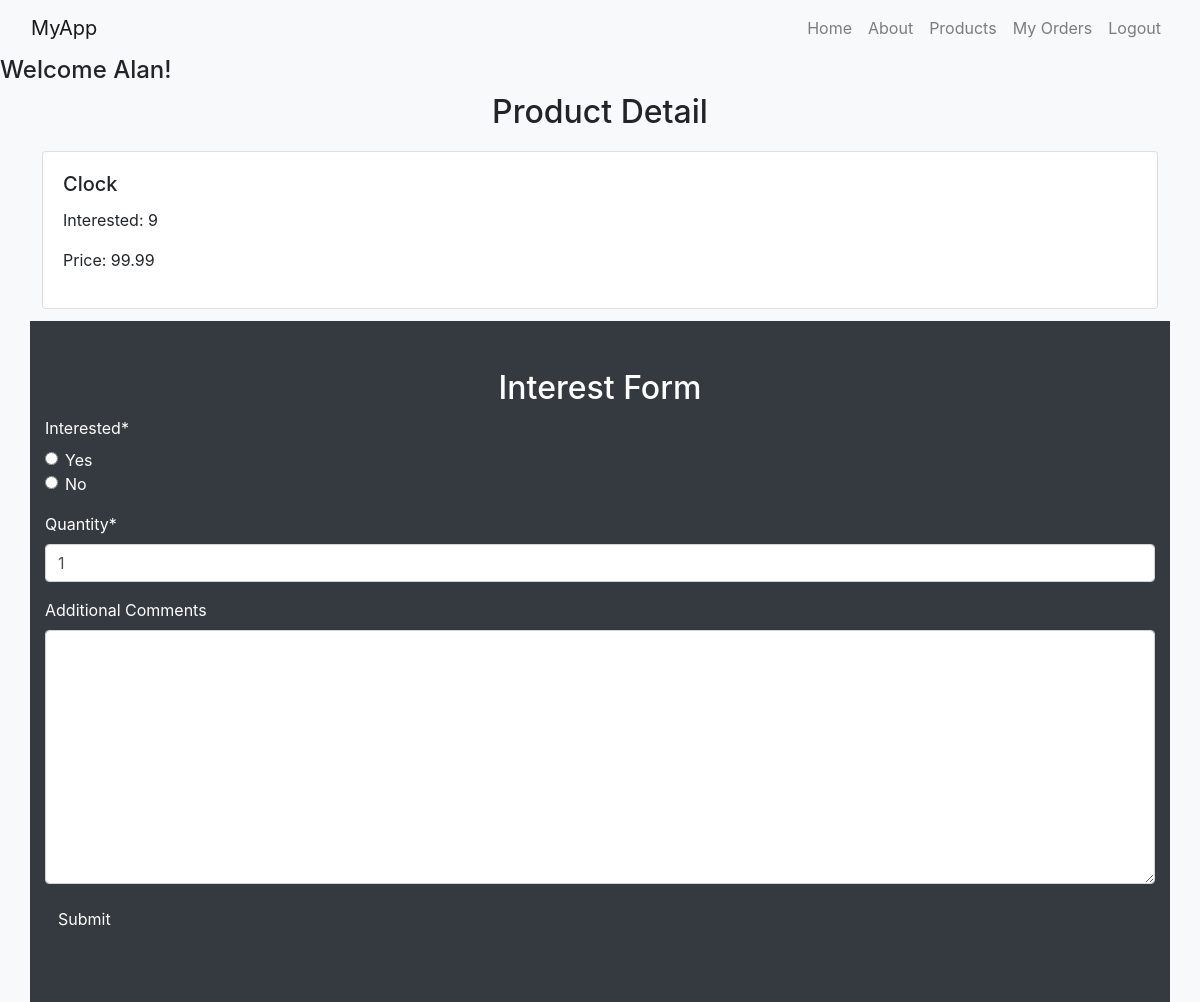
Page /myapp/products/1/ (signed in) on the earlier database version.
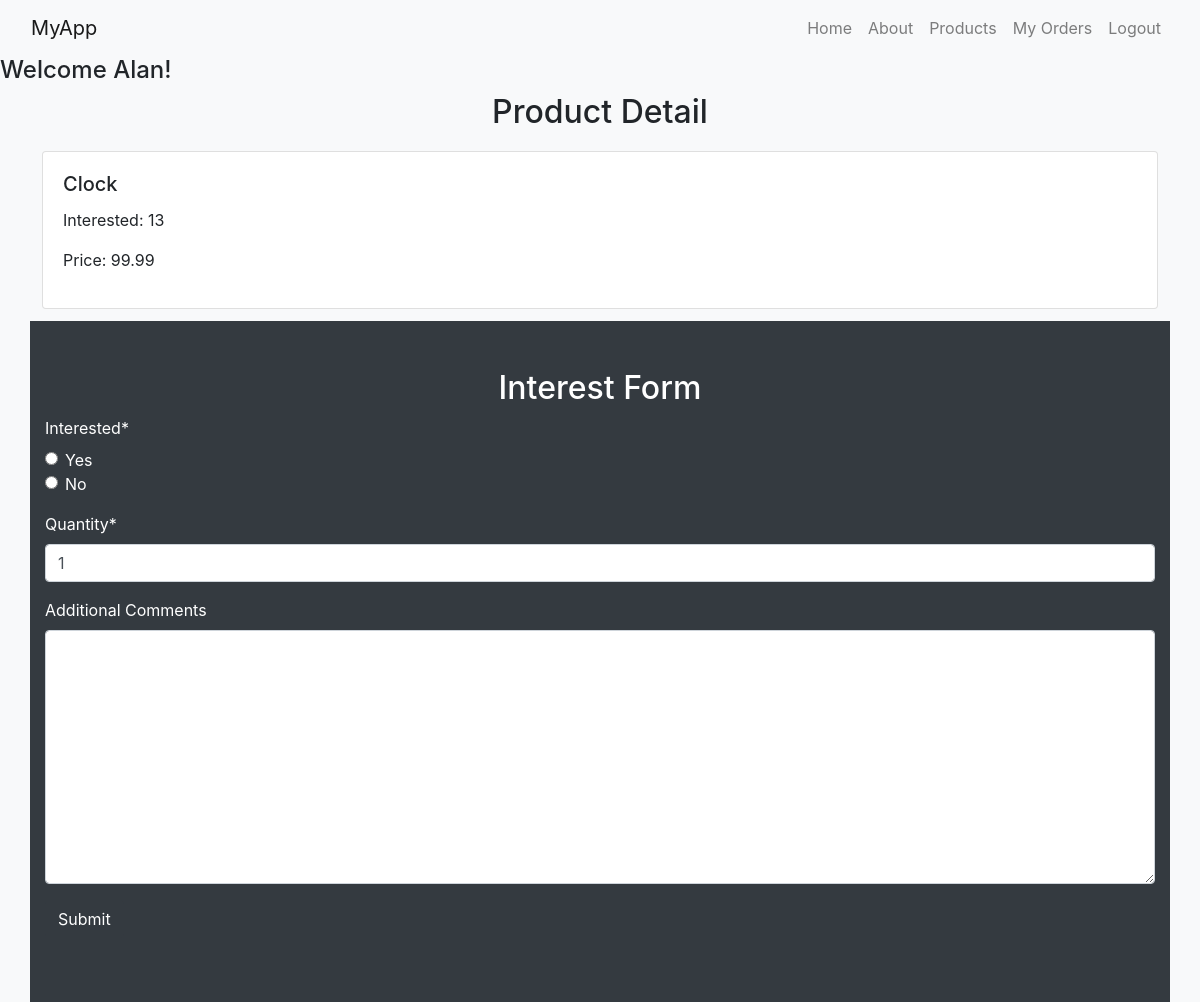
Same page on the later database version.
### myapp/models.py (models this page shows, shortened)
class Product(models.Model):
    category = models.ForeignKey(Category, related_name='products', on_delete=models.CASCADE)
    name = models.CharField(max_length=200)
    price = models.DecimalField(max_digits=10, decimal_places=2)
    stock = models.PositiveIntegerField(default=100, validators=[MinValueValidator(0), MaxValueValidator(1000)])
    available = models.BooleanField(default=True)
    description = models.TextField(blank=True)
    interested = models.PositiveIntegerField(default=0)

### myapp/views.py (the view)
# urls.py: path(r'products/<int:prod_id>/', views.product_detail, name='product_detail'),
@login_required(login_url='/myapp/login/')
def product_detail(request, prod_id):
    product = get_object_or_404(Product, id=prod_id)
    print("prod det")
    if request.method == 'POST':
        form = InterestForm(request.POST)
        if form.is_valid():
            form_prod = form.cleaned_data
            if form_prod["interested"] == "1":
                product.interested = product.interested + 1
                product.save()
                return HttpResponseRedirect('/myapp/')
    else:
        form = InterestForm()
    return render(request, 'myapp/product_detail.html', {'form': form, 'product': product})

### myapp/forms.py
class InterestForm(forms.Form):
    CHOICES_INT = (
        ("1", "Yes"),
        ("0", "No"),
    )
    interested = forms.ChoiceField(choices=CHOICES_INT, widget=forms.RadioSelect)
    quantity = forms.IntegerField(min_value=1, initial=1)
    comments = forms.CharField(widget=forms.Textarea, required=False, label='Additional Comments')

### myapp/templates/myapp/product_detail.html (shortened to what this page needs)
<head>
    <link rel="stylesheet" href="https://stackpath.bootstrapcdn.com/bootstrap/4.4.1/css/bootstrap.min.css"
>
</head>
{% extends 'myapp/base.html' %}
{% block body_block %}
    {% load crispy_forms_tags %}
    <h2 class="text-center">Product Detail</h2>
    {% if product.stock > 0 %}
        <div class="container" style="padding: 1%">
            <div class="card">
                <div class="card-body">
                    <h5 class="card-title">{{ product.name }}
                    </h5>
                    <p>Interested: {{ product.interested }}</p>
                    <p>Price: {{ product.price }}</p>
                </div>
            </div>
        </div>
        <div class="container btn-dark py-5">
            <h2 class="text-center"> Interest Form</h2>
            <form action="/myapp/products/{{ product.id }}/" method="post">
                {{ form|crispy }}
                <button class="btn btn-dark" type="submit">Submit</button>
            </form>
        </div>
    {% else %}
        <strong>This product is not available!</strong>
    {% endif %}
{% endblock %}

Differences in the rows shown:
changed Product "Clock": interested "9" → "13"
